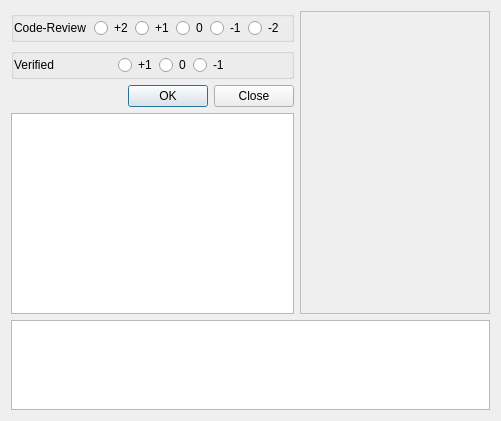
<?xml version="1.0" encoding="UTF-8"?>
<ui version="4.0">
 <class>Form</class>
 <widget class="QWidget" name="Form">
  <property name="geometry">
   <rect>
    <x>0</x>
    <y>0</y>
    <width>501</width>
    <height>421</height>
   </rect>
  </property>
  <property name="windowTitle">
   <string>Form</string>
  </property>
  <layout class="QVBoxLayout" name="verticalLayout_2">
   <item>
    <layout class="QHBoxLayout" name="horizontalLayout_3">
     <item>
      <layout class="QVBoxLayout" name="verticalLayout">
       <item>
        <widget class="QGroupBox" name="codereview">
         <property name="title">
          <string/>
         </property>
         <property name="flat">
          <bool>true</bool>
         </property>
         <layout class="QHBoxLayout" name="horizontalLayout_2">
          <property name="spacing">
           <number>2</number>
          </property>
          <property name="margin">
           <number>0</number>
          </property>
          <item>
           <widget class="QLabel" name="label">
            <property name="text">
             <string>Code-Review</string>
            </property>
           </widget>
          </item>
          <item>
           <spacer name="horizontalSpacer">
            <property name="orientation">
             <enum>Qt::Horizontal</enum>
            </property>
            <property name="sizeHint" stdset="0">
             <size>
              <width>40</width>
              <height>16</height>
             </size>
            </property>
           </spacer>
          </item>
          <item>
           <widget class="QRadioButton" name="code_u2">
            <property name="text">
             <string>+2</string>
            </property>
           </widget>
          </item>
          <item>
           <widget class="QRadioButton" name="code_u1">
            <property name="text">
             <string>+1</string>
            </property>
           </widget>
          </item>
          <item>
           <widget class="QRadioButton" name="code_0">
            <property name="text">
             <string>0</string>
            </property>
           </widget>
          </item>
          <item>
           <widget class="QRadioButton" name="code_d1">
            <property name="text">
             <string>-1</string>
            </property>
           </widget>
          </item>
          <item>
           <widget class="QRadioButton" name="code_d2">
            <property name="text">
             <string>-2</string>
            </property>
           </widget>
          </item>
          <item>
           <spacer name="horizontalSpacer_4">
            <property name="orientation">
             <enum>Qt::Horizontal</enum>
            </property>
            <property name="sizeHint" stdset="0">
             <size>
              <width>40</width>
              <height>16</height>
             </size>
            </property>
           </spacer>
          </item>
         </layout>
        </widget>
       </item>
       <item>
        <widget class="QGroupBox" name="verified">
         <property name="title">
          <string/>
         </property>
         <property name="flat">
          <bool>true</bool>
         </property>
         <layout class="QHBoxLayout" name="horizontalLayout">
          <property name="spacing">
           <number>2</number>
          </property>
          <property name="margin">
           <number>0</number>
          </property>
          <item>
           <widget class="QLabel" name="label_2">
            <property name="text">
             <string>Verified</string>
            </property>
           </widget>
          </item>
          <item>
           <spacer name="horizontalSpacer_2">
            <property name="orientation">
             <enum>Qt::Horizontal</enum>
            </property>
            <property name="sizeHint" stdset="0">
             <size>
              <width>58</width>
              <height>17</height>
             </size>
            </property>
           </spacer>
          </item>
          <item>
           <widget class="QRadioButton" name="veri_u1">
            <property name="text">
             <string>+1</string>
            </property>
           </widget>
          </item>
          <item>
           <widget class="QRadioButton" name="veri_0">
            <property name="text">
             <string>0</string>
            </property>
           </widget>
          </item>
          <item>
           <widget class="QRadioButton" name="veri_d1">
            <property name="text">
             <string>-1</string>
            </property>
           </widget>
          </item>
          <item>
           <spacer name="horizontalSpacer_3">
            <property name="orientation">
             <enum>Qt::Horizontal</enum>
            </property>
            <property name="sizeHint" stdset="0">
             <size>
              <width>58</width>
              <height>17</height>
             </size>
            </property>
           </spacer>
          </item>
         </layout>
        </widget>
       </item>
       <item>
        <widget class="QDialogButtonBox" name="bb">
         <property name="standardButtons">
          <set>QDialogButtonBox::Close|QDialogButtonBox::Ok</set>
         </property>
        </widget>
       </item>
       <item>
        <widget class="QListView" name="files">
         <property name="font">
          <font>
           <family>Monospace</family>
          </font>
         </property>
         <property name="editTriggers">
          <set>QAbstractItemView::EditKeyPressed</set>
         </property>
        </widget>
       </item>
      </layout>
     </item>
     <item>
      <widget class="QTextBrowser" name="message">
       <property name="enabled">
        <bool>false</bool>
       </property>
       <property name="frameShape">
        <enum>QFrame::Box</enum>
       </property>
       <property name="frameShadow">
        <enum>QFrame::Plain</enum>
       </property>
      </widget>
     </item>
    </layout>
   </item>
   <item>
    <widget class="QListView" name="actionLog">
     <property name="sizePolicy">
      <sizepolicy hsizetype="Expanding" vsizetype="Preferred">
       <horstretch>0</horstretch>
       <verstretch>0</verstretch>
      </sizepolicy>
     </property>
     <property name="maximumSize">
      <size>
       <width>16777215</width>
       <height>90</height>
      </size>
     </property>
    </widget>
   </item>
  </layout>
  <zorder>actionLog</zorder>
  <zorder></zorder>
 </widget>
 <resources/>
 <connections/>
</ui>
